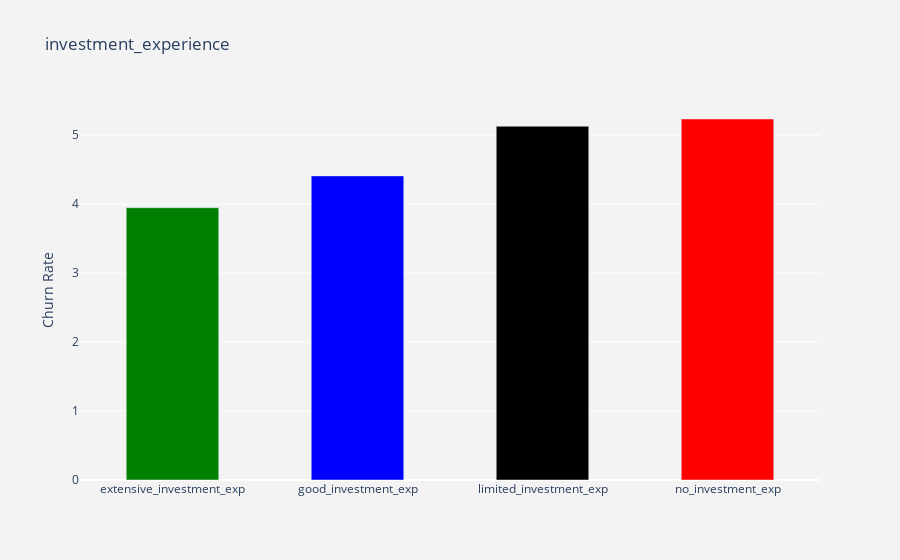

The cell this chart's notebook holds for it:
### Markdown cell above
Investment experience is an essential factor in customer retention rate and churn rate. High experienced customers usually retain with the platform and keep investing in the market for the long term.

### Code cell
df_plot = df_data.groupby('investment_experience').churned.mean().reset_index()
plot_data = [
    go.Bar(
        x=df_plot['investment_experience'],
        y=df_plot['churned']*100,
        width = [0.5, 0.5,0.5,0.5],
        marker=dict(
        color=['green', 'blue', 'black', 'red'])
    )
]
plot_layout = go.Layout(
        xaxis={"type": "category"},
        yaxis={"title": "Churn Rate"},
        title='investment_experience',
        plot_bgcolor  = 'rgb(243,243,243)',
        paper_bgcolor  = 'rgb(243,243,243)',
    )
fig1 = go.Figure(data=plot_data, layout=plot_layout)
pyoff.iplot(fig1)

### Figure 1 — Plotly figure (JSON) as saved in the notebook; plotly's stock layout.template omitted (floating-point values rounded to 4 significant figures)
{"data": [{"marker": {"color": ["green", "blue", "black", "red"]}, "type": "bar", "width": [0.5, 0.5, 0.5, 0.5], "x": ["extensive_investment_exp", "good_investment_exp", "limited_investment_exp", "no_investment_exp"], "y": [3.947, 4.409, 5.128, 5.234]}], "layout": {"paper_bgcolor": "rgb(243,243,243)", "plot_bgcolor": "rgb(243,243,243)", "title": {"text": "investment_experience"}, "xaxis": {"type": "category"}, "yaxis": {"title": {"text": "Churn Rate"}}}}
